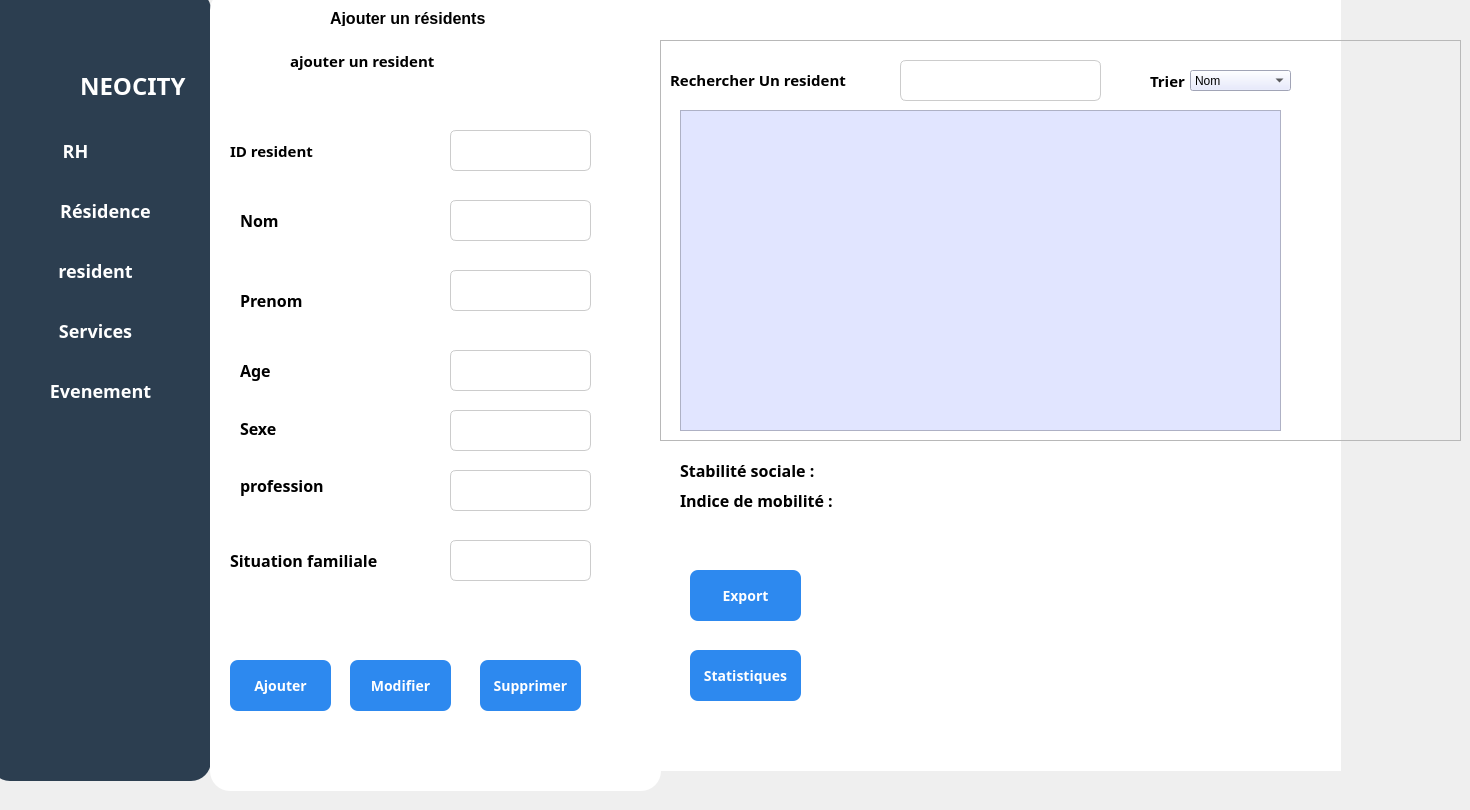
    <widget class="QWidget" name="page">
     <widget class="QFrame" name="frame_5">
      <property name="geometry">
       <rect>
        <x>-10</x>
        <y>-10</y>
        <width>221</width>
        <height>791</height>
       </rect>
      </property>
      <property name="styleSheet">
       <string notr="true">QFrame {
 border-radius: 20px;
background-color : #2C3E50;
}</string>
      </property>
      <property name="frameShape">
       <enum>QFrame::Shape::StyledPanel</enum>
      </property>
      <property name="frameShadow">
       <enum>QFrame::Shadow::Raised</enum>
      </property>
      <widget class="QLabel" name="label_32">
       <property name="geometry">
        <rect>
         <x>90</x>
         <y>80</y>
         <width>121</width>
         <height>31</height>
        </rect>
       </property>
       <property name="font">
        <font>
         <family>Bahnschrift</family>
         <pointsize>18</pointsize>
         <bold>true</bold>
        </font>
       </property>
       <property name="styleSheet">
        <string notr="true">color: rgb(255, 255, 255);</string>
       </property>
       <property name="text">
        <string>NEOCITY</string>
       </property>
      </widget>
      <widget class="QPushButton" name="RH_2">
       <property name="geometry">
        <rect>
         <x>20</x>
         <y>130</y>
         <width>131</width>
         <height>61</height>
        </rect>
       </property>
       <property name="font">
        <font>
         <family>Bahnschrift</family>
         <pointsize>-1</pointsize>
         <bold>true</bold>
        </font>
       </property>
       <property name="styleSheet">
        <string notr="true">QPushButton {
    background-color: #2C3E50;
    color: white;
    border-radius: 8px;
    padding: 10px;
    font-size: 18px;
}
QPushButton:hover {
    background-color: #1E5BB8;
}
QPushButton:pressed {
    background-color: #FFFFFF;
}</string>
       </property>
       <property name="text">
        <string>RH</string>
       </property>
      </widget>
      <widget class="QPushButton" name="residence_3">
       <property name="geometry">
        <rect>
         <x>30</x>
         <y>190</y>
         <width>171</width>
         <height>61</height>
        </rect>
       </property>
       <property name="font">
        <font>
         <family>Bahnschrift</family>
         <pointsize>-1</pointsize>
         <bold>true</bold>
        </font>
       </property>
       <property name="styleSheet">
        <string notr="true">QPushButton {
    background-color: #2C3E50;
    color: white;
    border-radius: 8px;
    padding: 10px;
    font-size: 18px;
}
QPushButton:hover {
    background-color: #1E5BB8;
}
QPushButton:pressed {
    background-color: #FFFFFF;
}</string>
       </property>
       <property name="text">
        <string>Résidence</string>
       </property>
      </widget>
      <widget class="QPushButton" name="resident">
       <property name="geometry">
        <rect>
         <x>20</x>
         <y>250</y>
         <width>171</width>
         <height>61</height>
        </rect>
       </property>
       <property name="font">
        <font>
         <family>Bahnschrift</family>
         <pointsize>-1</pointsize>
         <bold>true</bold>
        </font>
       </property>
       <property name="styleSheet">
        <string notr="true">QPushButton {
    background-color: #2C3E50;
    color: white;
    border-radius: 8px;
    padding: 10px;
    font-size: 18px;
}
QPushButton:hover {
    background-color: #1E5BB8;
}
QPushButton:pressed {
    background-color: #FFFFFF;
}</string>
       </property>
       <property name="text">
        <string>resident</string>
       </property>
      </widget>
      <widget class="QPushButton" name="Evenements_2">
       <property name="geometry">
        <rect>
         <x>20</x>
         <y>370</y>
         <width>181</width>
         <height>61</height>
        </rect>
       </property>
       <property name="font">
        <font>
         <family>Bahnschrift</family>
         <pointsize>-1</pointsize>
         <bold>true</bold>
        </font>
       </property>
       <property name="styleSheet">
        <string notr="true">QPushButton {
    background-color: #2C3E50;
    color: white;
    border-radius: 8px;
    padding: 10px;
    font-size: 18px;
}
QPushButton:hover {
    background-color: #1E5BB8;
}
QPushButton:pressed {
    background-color: #FFFFFF;
}</string>
       </property>
       <property name="text">
        <string>Evenement</string>
       </property>
      </widget>
      <widget class="QPushButton" name="service">
       <property name="geometry">
        <rect>
         <x>20</x>
         <y>310</y>
         <width>171</width>
         <height>61</height>
        </rect>
       </property>
       <property name="font">
        <font>
         <family>Bahnschrift</family>
         <pointsize>-1</pointsize>
         <bold>true</bold>
        </font>
       </property>
       <property name="styleSheet">
        <string notr="true">QPushButton {
    background-color: #2C3E50;
    color: white;
    border-radius: 8px;
    padding: 10px;
    font-size: 18px;
}
QPushButton:hover {
    background-color: #1E5BB8;
}
QPushButton:pressed {
    background-color: #FFFFFF;
}</string>
       </property>
       <property name="text">
        <string>Services</string>
       </property>
      </widget>
      <widget class="QLabel" name="label_53">
       <property name="geometry">
        <rect>
         <x>30</x>
         <y>70</y>
         <width>51</width>
         <height>51</height>
        </rect>
       </property>
       <property name="text">
        <string/>
       </property>
       <property name="textFormat">
        <enum>Qt::TextFormat::MarkdownText</enum>
       </property>
       <property name="pixmap">
        <pixmap resource="img.qrc">:/cropped_circle_image.png</pixmap>
       </property>
       <property name="scaledContents">
        <bool>true</bool>
       </property>
       <property name="wordWrap">
        <bool>false</bool>
       </property>
       <property name="openExternalLinks">
        <bool>false</bool>
       </property>
       <property name="textInteractionFlags">
        <set>Qt::TextInteractionFlag::NoTextInteraction</set>
       </property>
      </widget>
     </widget>
     <widget class="QLabel" name="label_6">
      <property name="geometry">
       <rect>
        <x>640</x>
        <y>0</y>
        <width>701</width>
        <height>771</height>
       </rect>
      </property>
      <property name="styleSheet">
       <string notr="true">background-color: rgb(255, 255, 255);</string>
      </property>
      <property name="text">
       <string/>
      </property>
     </widget>
     <widget class="QFrame" name="Ajouter_3">
      <property name="geometry">
       <rect>
        <x>210</x>
        <y>-10</y>
        <width>451</width>
        <height>801</height>
       </rect>
      </property>
      <property name="styleSheet">
       <string notr="true">#Ajouter {
border: 2px solid black;
	
	border-color: rgb(219, 220, 255);
}

QFrame {
background-color : #ffffff;
 border-radius: 20px
}</string>
      </property>
      <property name="frameShape">
       <enum>QFrame::Shape::StyledPanel</enum>
      </property>
      <property name="frameShadow">
       <enum>QFrame::Shadow::Raised</enum>
      </property>
      <widget class="QLabel" name="label_44">
       <property name="geometry">
        <rect>
         <x>120</x>
         <y>20</y>
         <width>211</width>
         <height>16</height>
        </rect>
       </property>
       <property name="font">
        <font>
         <family>Arial</family>
         <pointsize>12</pointsize>
         <bold>true</bold>
        </font>
       </property>
       <property name="styleSheet">
        <string notr="true">color: rgb(255, 255, 255);
color: rgb(0, 0, 0);</string>
       </property>
       <property name="text">
        <string>Ajouter un résidents</string>
       </property>
      </widget>
      <widget class="QLabel" name="label_63">
       <property name="geometry">
        <rect>
         <x>80</x>
         <y>60</y>
         <width>211</width>
         <height>21</height>
        </rect>
       </property>
       <property name="font">
        <font>
         <family>Arial Rounded MT</family>
         <pointsize>11</pointsize>
         <bold>true</bold>
        </font>
       </property>
       <property name="styleSheet">
        <string notr="true">color: rgb(0, 0, 0);</string>
       </property>
       <property name="text">
        <string>ajouter un resident</string>
       </property>
      </widget>
      <widget class="QLabel" name="label_49">
       <property name="geometry">
        <rect>
         <x>20</x>
         <y>150</y>
         <width>131</width>
         <height>21</height>
        </rect>
       </property>
       <property name="font">
        <font>
         <family>Rockwell</family>
         <pointsize>11</pointsize>
         <bold>true</bold>
        </font>
       </property>
       <property name="styleSheet">
        <string notr="true">color: rgb(255, 255, 255);
color: rgb(0, 0, 0);</string>
       </property>
       <property name="text">
        <string>ID resident</string>
       </property>
      </widget>
      <widget class="QLineEdit" name="lineEdit_situation">
       <property name="geometry">
        <rect>
         <x>240</x>
         <y>550</y>
         <width>141</width>
         <height>41</height>
        </rect>
       </property>
       <property name="styleSheet">
        <string notr="true">QLineEdit {
	color: rgb(0, 0, 0);
    border: 1px solid #ccc;
    border-radius: 6px;
    padding: 8px;
    font-size: 12px;
}
QLineEdit:focus {
    border: 1px solid #2D89EF;
    background-color: #FFFFFF;
}</string>
       </property>
      </widget>
      <widget class="QLineEdit" name="lineEdit_age">
       <property name="geometry">
        <rect>
         <x>240</x>
         <y>360</y>
         <width>141</width>
         <height>41</height>
        </rect>
       </property>
       <property name="styleSheet">
        <string notr="true">QLineEdit {
	color: rgb(0, 0, 0);
	color: rgb(0, 0, 0);
    border: 1px solid #ccc;
    border-radius: 6px;
    padding: 8px;
    font-size: 12px;
}
QLineEdit:focus {
    border: 1px solid #2D89EF;
    background-color: #FFFFFF;
}</string>
       </property>
      </widget>
      <widget class="QLineEdit" name="lineEdit_profession">
       <property name="geometry">
        <rect>
         <x>240</x>
         <y>480</y>
         <width>141</width>
         <height>41</height>
        </rect>
       </property>
       <property name="styleSheet">
        <string notr="true">QLineEdit {
	color: rgb(0, 0, 0);
    border: 1px solid #ccc;
    border-radius: 6px;
    padding: 8px;
    font-size: 12px;
}
QLineEdit:focus {
    border: 1px solid #2D89EF;
    background-color: #FFFFFF;
}</string>
       </property>
      </widget>
      <widget class="QLineEdit" name="lineEdit_nom">
       <property name="geometry">
        <rect>
         <x>240</x>
         <y>210</y>
         <width>141</width>
         <height>41</height>
        </rect>
       </property>
       <property name="styleSheet">
        <string notr="true">QLineEdit {
	color: rgb(0, 0, 0);
	color: rgb(0, 0, 0);
    border: 1px solid #ccc;
    border-radius: 6px;
    padding: 8px;
    font-size: 12px;
}
QLineEdit:focus {
    border: 1px solid #2D89EF;
    background-color: #FFFFFF;
}</string>
       </property>
      </widget>
      <widget class="QLabel" name="label_48">
       <property name="geometry">
        <rect>
         <x>30</x>
         <y>480</y>
         <width>111</width>
         <height>31</height>
        </rect>
       </property>
       <property name="font">
        <font>
         <family>Rockwell</family>
         <pointsize>12</pointsize>
         <bold>true</bold>
        </font>
       </property>
       <property name="styleSheet">
        <string notr="true">color: rgb(255, 255, 255);
color: rgb(0, 0, 0);</string>
       </property>
       <property name="text">
        <string>profession</string>
       </property>
      </widget>
      <widget class="QLabel" name="label_45">
       <property name="geometry">
        <rect>
         <x>30</x>
         <y>220</y>
         <width>49</width>
         <height>21</height>
        </rect>
       </property>
       <property name="font">
        <font>
         <family>Rockwell</family>
         <pointsize>12</pointsize>
         <bold>true</bold>
        </font>
       </property>
       <property name="styleSheet">
        <string notr="true">color: rgb(255, 255, 255);
color: rgb(0, 0, 0);</string>
       </property>
       <property name="text">
        <string>Nom</string>
       </property>
      </widget>
      <widget class="QLineEdit" name="lineEdit_prenom">
       <property name="geometry">
        <rect>
         <x>240</x>
         <y>280</y>
         <width>141</width>
         <height>41</height>
        </rect>
       </property>
       <property name="styleSheet">
        <string notr="true">QLineEdit {
	color: rgb(0, 0, 0);
	color: rgb(0, 0, 0);
    border: 1px solid #ccc;
    border-radius: 6px;
    padding: 8px;
    font-size: 12px;
}
QLineEdit:focus {
    border: 1px solid #2D89EF;
    background-color: #FFFFFF;
}</string>
       </property>
      </widget>
      <widget class="QLabel" name="label_47">
       <property name="geometry">
        <rect>
         <x>20</x>
         <y>560</y>
         <width>191</width>
         <height>21</height>
        </rect>
       </property>
       <property name="font">
        <font>
         <family>Rockwell</family>
         <pointsize>12</pointsize>
         <bold>true</bold>
        </font>
       </property>
       <property name="styleSheet">
        <string notr="true">color: rgb(255, 255, 255);
color: rgb(0, 0, 0);</string>
       </property>
       <property name="text">
        <string>Situation familiale</string>
       </property>
      </widget>
      <widget class="QLineEdit" name="lineEdit_sexe">
       <property name="geometry">
        <rect>
         <x>240</x>
         <y>420</y>
         <width>141</width>
         <height>41</height>
        </rect>
       </property>
       <property name="styleSheet">
        <string notr="true">QLineEdit {
	color: rgb(0, 0, 0);
    border: 1px solid #ccc;
    border-radius: 6px;
    padding: 8px;
    font-size: 12px;
}
QLineEdit:focus {
    border: 1px solid #2D89EF;
    background-color: #FFFFFF;
}</string>
       </property>
      </widget>
      <widget class="QLineEdit" name="lineEdit_idresident">
       <property name="geometry">
        <rect>
         <x>240</x>
         <y>140</y>
         <width>141</width>
         <height>41</height>
        </rect>
       </property>
       <property name="styleSheet">
        <string notr="true">QLineEdit {
	color: rgb(0, 0, 0);
    border: 1px solid #ccc;
    border-radius: 6px;
    padding: 8px;
    font-size: 12px;
}
QLineEdit:focus {
    border: 1px solid #2D89EF;
    background-color: #FFFFFF;
}</string>
       </property>
       <property name="text">
        <string/>
       </property>
      </widget>
      <widget class="QLabel" name="label_50">
       <property name="geometry">
        <rect>
         <x>30</x>
         <y>430</y>
         <width>61</width>
         <height>16</height>
        </rect>
       </property>
       <property name="font">
        <font>
         <family>Rockwell</family>
         <pointsize>12</pointsize>
         <bold>true</bold>
        </font>
       </property>
       <property name="styleSheet">
        <string notr="true">color: rgb(255, 255, 255);
color: rgb(0, 0, 0);</string>
       </property>
       <property name="text">
        <string>Sexe</string>
       </property>
      </widget>
      <widget class="QLabel" name="label_68">
       <property name="geometry">
        <rect>
         <x>30</x>
         <y>300</y>
         <width>91</width>
         <height>21</height>
        </rect>
       </property>
       <property name="font">
        <font>
         <family>Rockwell</family>
         <pointsize>12</pointsize>
         <bold>true</bold>
        </font>
       </property>
       <property name="styleSheet">
        <string notr="true">color: rgb(255, 255, 255);
color: rgb(0, 0, 0);</string>
       </property>
       <property name="text">
        <string>Prenom</string>
       </property>
      </widget>
      <widget class="QLabel" name="label_46">
       <property name="geometry">
        <rect>
         <x>30</x>
         <y>370</y>
         <width>49</width>
         <height>21</height>
        </rect>
       </property>
       <property name="font">
        <font>
         <family>Rockwell</family>
         <pointsize>12</pointsize>
         <bold>true</bold>
        </font>
       </property>
       <property name="styleSheet">
        <string notr="true">color: rgb(255, 255, 255);
color: rgb(0, 0, 0);</string>
       </property>
       <property name="text">
        <string>Age</string>
       </property>
      </widget>
      <widget class="QPushButton" name="btn_supprimer">
       <property name="geometry">
        <rect>
         <x>270</x>
         <y>670</y>
         <width>101</width>
         <height>51</height>
        </rect>
       </property>
       <property name="font">
        <font>
         <family>Bahnschrift</family>
         <pointsize>-1</pointsize>
         <bold>true</bold>
        </font>
       </property>
       <property name="styleSheet">
        <string notr="true">QPushButton {
    background-color: #2D89EF;
    color: white;
    border-radius: 8px;
    padding: 10px;
    font-size: 14px;
}
QPushButton:hover {
    background-color: #1E5BB8;
}
QPushButton:pressed {
    background-color: #FFFFFF;
}</string>
       </property>
       <property name="text">
        <string>Supprimer</string>
       </property>
      </widget>
      <widget class="QPushButton" name="btn_modifier">
       <property name="geometry">
        <rect>
         <x>140</x>
         <y>670</y>
         <width>101</width>
         <height>51</height>
        </rect>
       </property>
       <property name="font">
        <font>
         <family>Bahnschrift</family>
         <pointsize>-1</pointsize>
         <bold>true</bold>
        </font>
       </property>
       <property name="styleSheet">
        <string notr="true">QPushButton {
    background-color: #2D89EF;
    color: white;
    border-radius: 8px;
    padding: 10px;
    font-size: 14px;
}
QPushButton:hover {
    background-color: #1E5BB8;
}
QPushButton:pressed {
    background-color: #FFFFFF;
}</string>
       </property>
       <property name="text">
        <string>Modifier</string>
       </property>
      </widget>
      <widget class="QPushButton" name="btn_ajouter">
       <property name="geometry">
        <rect>
         <x>20</x>
         <y>670</y>
         <width>101</width>
         <height>51</height>
        </rect>
       </property>
       <property name="font">
        <font>
         <family>Bahnschrift</family>
         <pointsize>-1</pointsize>
         <bold>true</bold>
        </font>
       </property>
       <property name="styleSheet">
        <string notr="true">QPushButton {
    background-color: #2D89EF;
    color: white;
    border-radius: 8px;
    padding: 10px;
    font-size: 14px;
}
QPushButton:hover {
    background-color: #1E5BB8;
}
QPushButton:pressed {
    background-color: #FFFFFF;
}</string>
       </property>
       <property name="text">
        <string>Ajouter</string>
       </property>
      </widget>
     </widget>
     <widget class="QFrame" name="frame_4">
      <property name="geometry">
       <rect>
        <x>660</x>
        <y>40</y>
        <width>801</width>
        <height>401</height>
       </rect>
      </property>
      <property name="frameShape">
       <enum>QFrame::Shape::StyledPanel</enum>
      </property>
      <property name="frameShadow">
       <enum>QFrame::Shadow::Raised</enum>
      </property>
      <widget class="QLabel" name="label_52">
       <property name="geometry">
        <rect>
         <x>10</x>
         <y>29</y>
         <width>211</width>
         <height>21</height>
        </rect>
       </property>
       <property name="font">
        <font>
         <family>Arial Rounded MT</family>
         <pointsize>11</pointsize>
         <bold>true</bold>
        </font>
       </property>
       <property name="styleSheet">
        <string notr="true">color: rgb(0, 0, 0);</string>
       </property>
       <property name="text">
        <string>Rechercher Un resident</string>
       </property>
      </widget>
      <widget class="QLineEdit" name="recherche_residents">
       <property name="geometry">
        <rect>
         <x>240</x>
         <y>20</y>
         <width>201</width>
         <height>41</height>
        </rect>
       </property>
       <property name="styleSheet">
        <string notr="true">QLineEdit {
	color: rgb(0, 0, 0);
    border: 1px solid #ccc;
    border-radius: 6px;
    padding: 8px;
    font-size: 12px;
}
QLineEdit:focus {
    border: 1px solid #2D89EF;
    background-color: #FFFFFF;
}</string>
       </property>
      </widget>
      <widget class="QTableView" name="tableView">
       <property name="geometry">
        <rect>
         <x>20</x>
         <y>70</y>
         <width>601</width>
         <height>321</height>
        </rect>
       </property>
       <property name="styleSheet">
        <string notr="true">border-raduis : 20px;
color: rgb(0, 0, 0);
background-color : #e1e5ff;</string>
       </property>
      </widget>
      <widget class="QLabel" name="label_51">
       <property name="geometry">
        <rect>
         <x>490</x>
         <y>30</y>
         <width>41</width>
         <height>21</height>
        </rect>
       </property>
       <property name="font">
        <font>
         <family>Bahnschrift</family>
         <pointsize>11</pointsize>
         <bold>true</bold>
        </font>
       </property>
       <property name="styleSheet">
        <string notr="true">color: rgb(0, 0, 0);</string>
       </property>
       <property name="text">
        <string>Trier</string>
       </property>
      </widget>
      <widget class="QComboBox" name="comboBox_tri">
       <property name="geometry">
        <rect>
         <x>530</x>
         <y>30</y>
         <width>101</width>
         <height>21</height>
        </rect>
       </property>
       <property name="styleSheet">
        <string notr="true">background-color : #e1e5ff;
color: rgb(0, 0, 0);</string>
       </property>
       <item>
        <property name="text">
         <string>Nom</string>
        </property>
       </item>
       <item>
        <property name="text">
         <string>Age</string>
        </property>
       </item>
       <item>
        <property name="text">
         <string>Sex</string>
        </property>
       </item>
      </widget>
     </widget>
     <widget class="QLabel" name="labelMobilite">
      <property name="geometry">
       <rect>
        <x>680</x>
        <y>490</y>
        <width>561</width>
        <height>21</height>
       </rect>
      </property>
      <property name="font">
       <font>
        <family>Rockwell</family>
        <pointsize>12</pointsize>
        <bold>true</bold>
       </font>
      </property>
      <property name="styleSheet">
       <string notr="true">color: rgb(255, 255, 255);
color: rgb(0, 0, 0);</string>
      </property>
      <property name="text">
       <string>Indice de mobilité :</string>
      </property>
     </widget>
     <widget class="QLabel" name="label_stabilite">
      <property name="geometry">
       <rect>
        <x>680</x>
        <y>460</y>
        <width>561</width>
        <height>21</height>
       </rect>
      </property>
      <property name="font">
       <font>
        <family>Rockwell</family>
        <pointsize>12</pointsize>
        <bold>true</bold>
       </font>
      </property>
      <property name="styleSheet">
       <string notr="true">color: rgb(255, 255, 255);
color: rgb(0, 0, 0);</string>
      </property>
      <property name="text">
       <string>Stabilité sociale :</string>
      </property>
     </widget>
     <widget class="QPushButton" name="btnExportPDF">
      <property name="geometry">
       <rect>
        <x>690</x>
        <y>570</y>
        <width>111</width>
        <height>51</height>
       </rect>
      </property>
      <property name="font">
       <font>
        <family>Bahnschrift</family>
        <pointsize>-1</pointsize>
        <bold>true</bold>
       </font>
      </property>
      <property name="styleSheet">
       <string notr="true">QPushButton {
    background-color: #2D89EF;
    color: white;
    border-radius: 8px;
    padding: 10px;
    font-size: 14px;
}
QPushButton:hover {
    background-color: #1E5BB8;
}
QPushButton:pressed {
    background-color: #FFFFFF;
}</string>
      </property>
      <property name="text">
       <string>Export</string>
      </property>
     </widget>
     <widget class="QPushButton" name="btn_statistiques">
      <property name="geometry">
       <rect>
        <x>690</x>
        <y>650</y>
        <width>111</width>
        <height>51</height>
       </rect>
      </property>
      <property name="font">
       <font>
        <family>Bahnschrift</family>
        <pointsize>-1</pointsize>
        <bold>true</bold>
       </font>
      </property>
      <property name="styleSheet">
       <string notr="true">QPushButton {
    background-color: #2D89EF;
    color: white;
    border-radius: 8px;
    padding: 10px;
    font-size: 14px;
}
QPushButton:hover {
    background-color: #1E5BB8;
}
QPushButton:pressed {
    background-color: #FFFFFF;
}</string>
      </property>
      <property name="text">
       <string>Statistiques</string>
      </property>
     </widget>
     <widget class="QWidget" name="widget_stats" native="true">
      <property name="geometry">
       <rect>
        <x>900</x>
        <y>510</y>
        <width>371</width>
        <height>211</height>
       </rect>
      </property>
     </widget>
    </widget>
